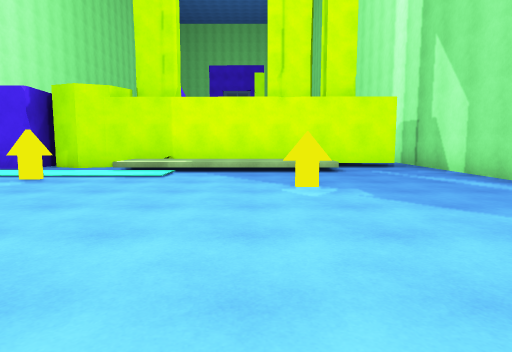
[1] (above)

16 first-person views from a walk through a 3-D level made in the Unity game engine. The camera is 1.3 m above the floor, tilts 6° down and sees 75° across. The floor is counted in squares, 2 m on a side. Each view is taken from the middle of a square. On the plan, view 1 faces up. The plan holds only what a view shows up to about 10 squares ahead; the rest is blank. The place goes on beyond the plan. The player is left out.

[2]
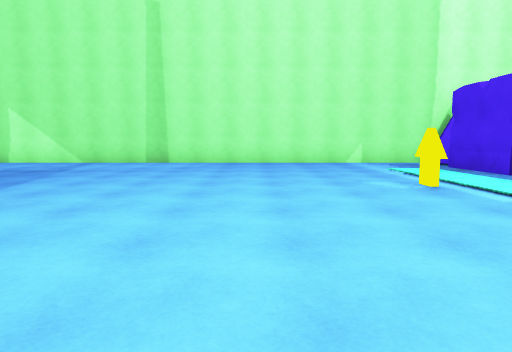

[3]
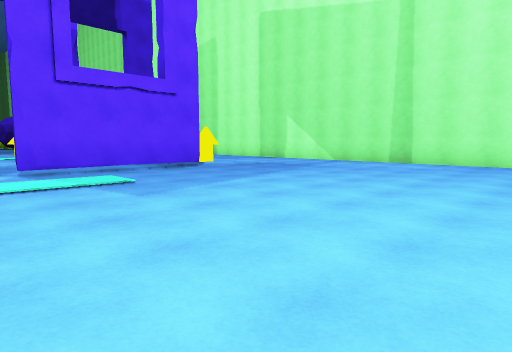

[4]
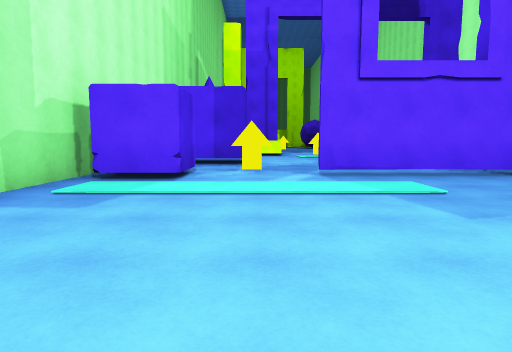

[5]
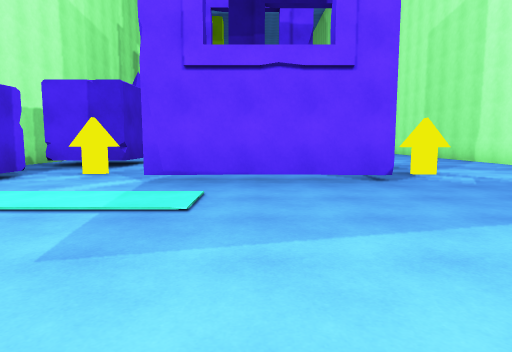

[6]
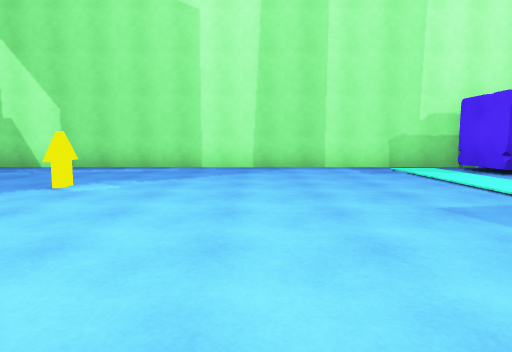

[7]
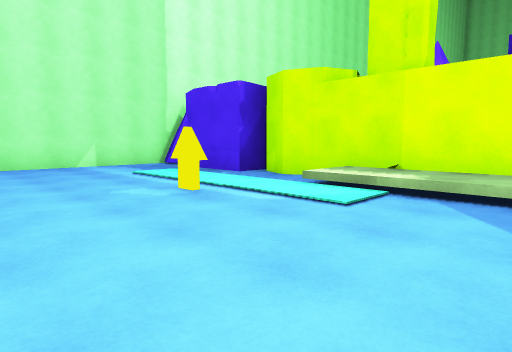

[8]
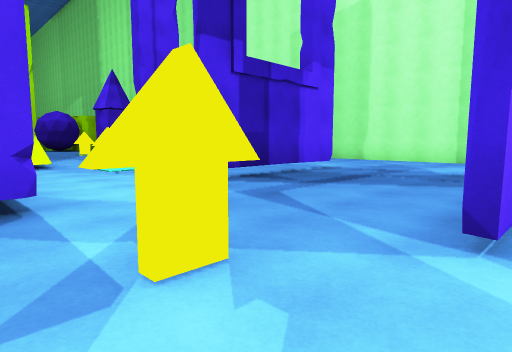

[9]
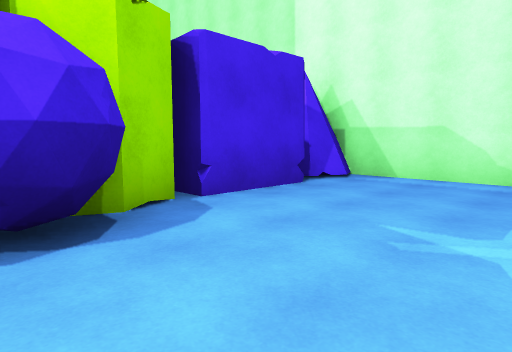

[10]
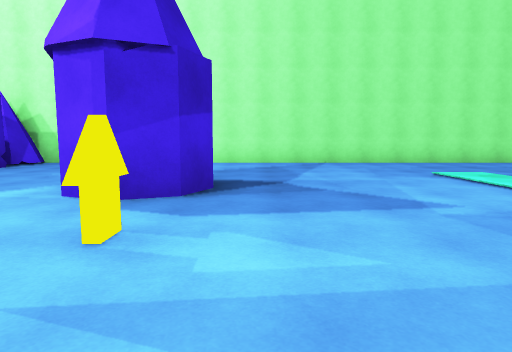

[11]
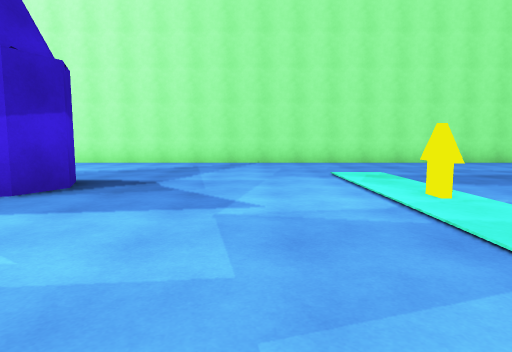

[12]
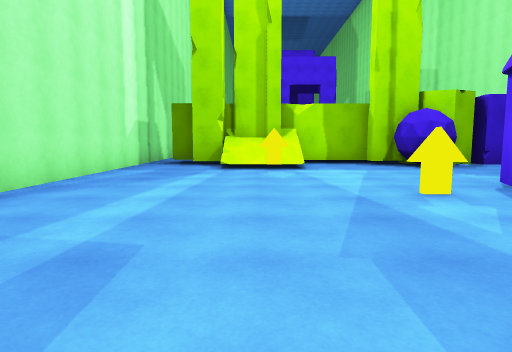

[13]
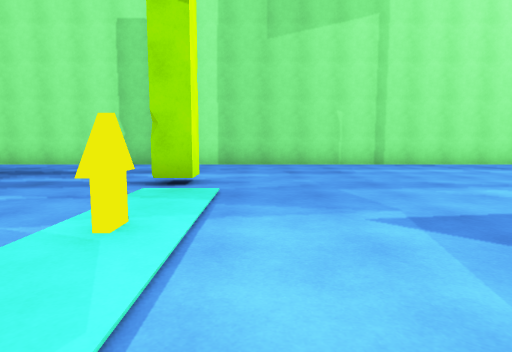

[14]
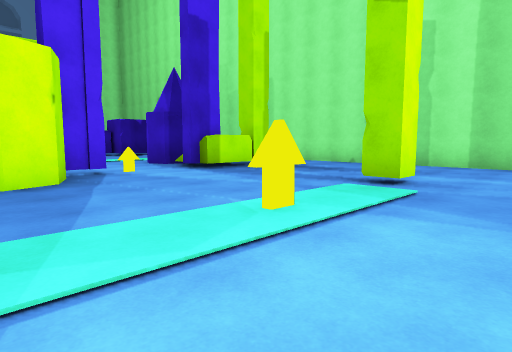

[15]
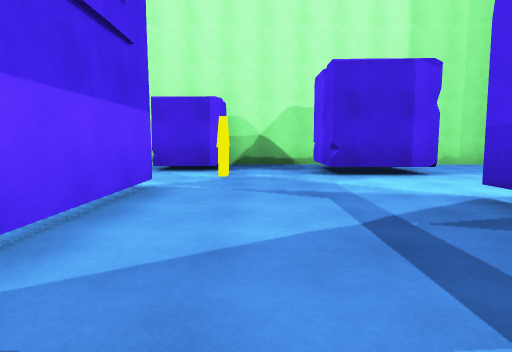

[16]
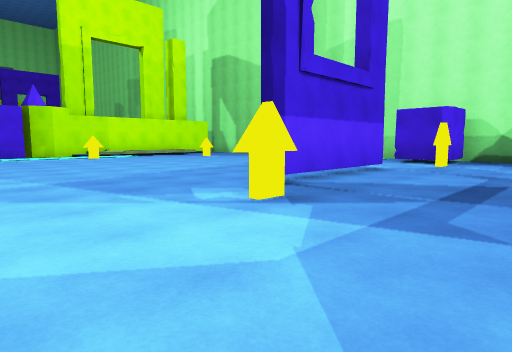

### Floor plan
Key: @ floor where view 1 was taken; # wall or solid block; . main floor; : floor 0.5 m higher than the main floor; / step, stairs or slope; C cone; T thing the floor can be seen under or through; O other object.
Columns run from 9 left of view 1 to 5 right of it. Each row starts with its distance up from view 1.
 25 #.  O  O.###..#
 24 #.. OO........#
 23 #.............#
 22 #.............#
 21 #.............#
 20 #.....O..#....#
 19 #.............#
 18 #.............#
 17 #.............#
 16 #.............#
 15 #....CC.O.....#
 14 #....CC.......#
 13 #.............#
 12 #.........O...#
 11 #.....O..///..#
 10 #....OO..#//..#
  9 CCOOOO#######.#
  8 #COO.O/::::...#
  7 #...../////...#
  6 #.............#
  5 #....O....O...#
  4 #.............#
  3 #.............#
  2 #.............#
  1 #.............#
  0 #........@....#
 -1 #.............#
 -2 #.............#
 -3 #....TTTT...O.#
 -4 #...#.....#.O.#
 -5 #.............#
 -6 #.............#
 -7 #..........OO.#

Positions as (right, up) in squares from view 1, and headings:
1: (0, 0), facing up
2: (1, 3), facing left
3: (1, 4), facing down-left
4: (1, 3), facing down
5: (-2, 2), facing down
6: (-4, 2), facing right
7: (0, 3), facing up-left
8: (2, -3), facing down-left
9: (-3, 13), facing down-left
10: (1, 16), facing left
11: (1, 18), facing left
12: (1, 19), facing down
13: (-5, 19), facing right
14: (-5, 18), facing up-right
15: (-5, -5), facing right
16: (-8, -7), facing up-right
